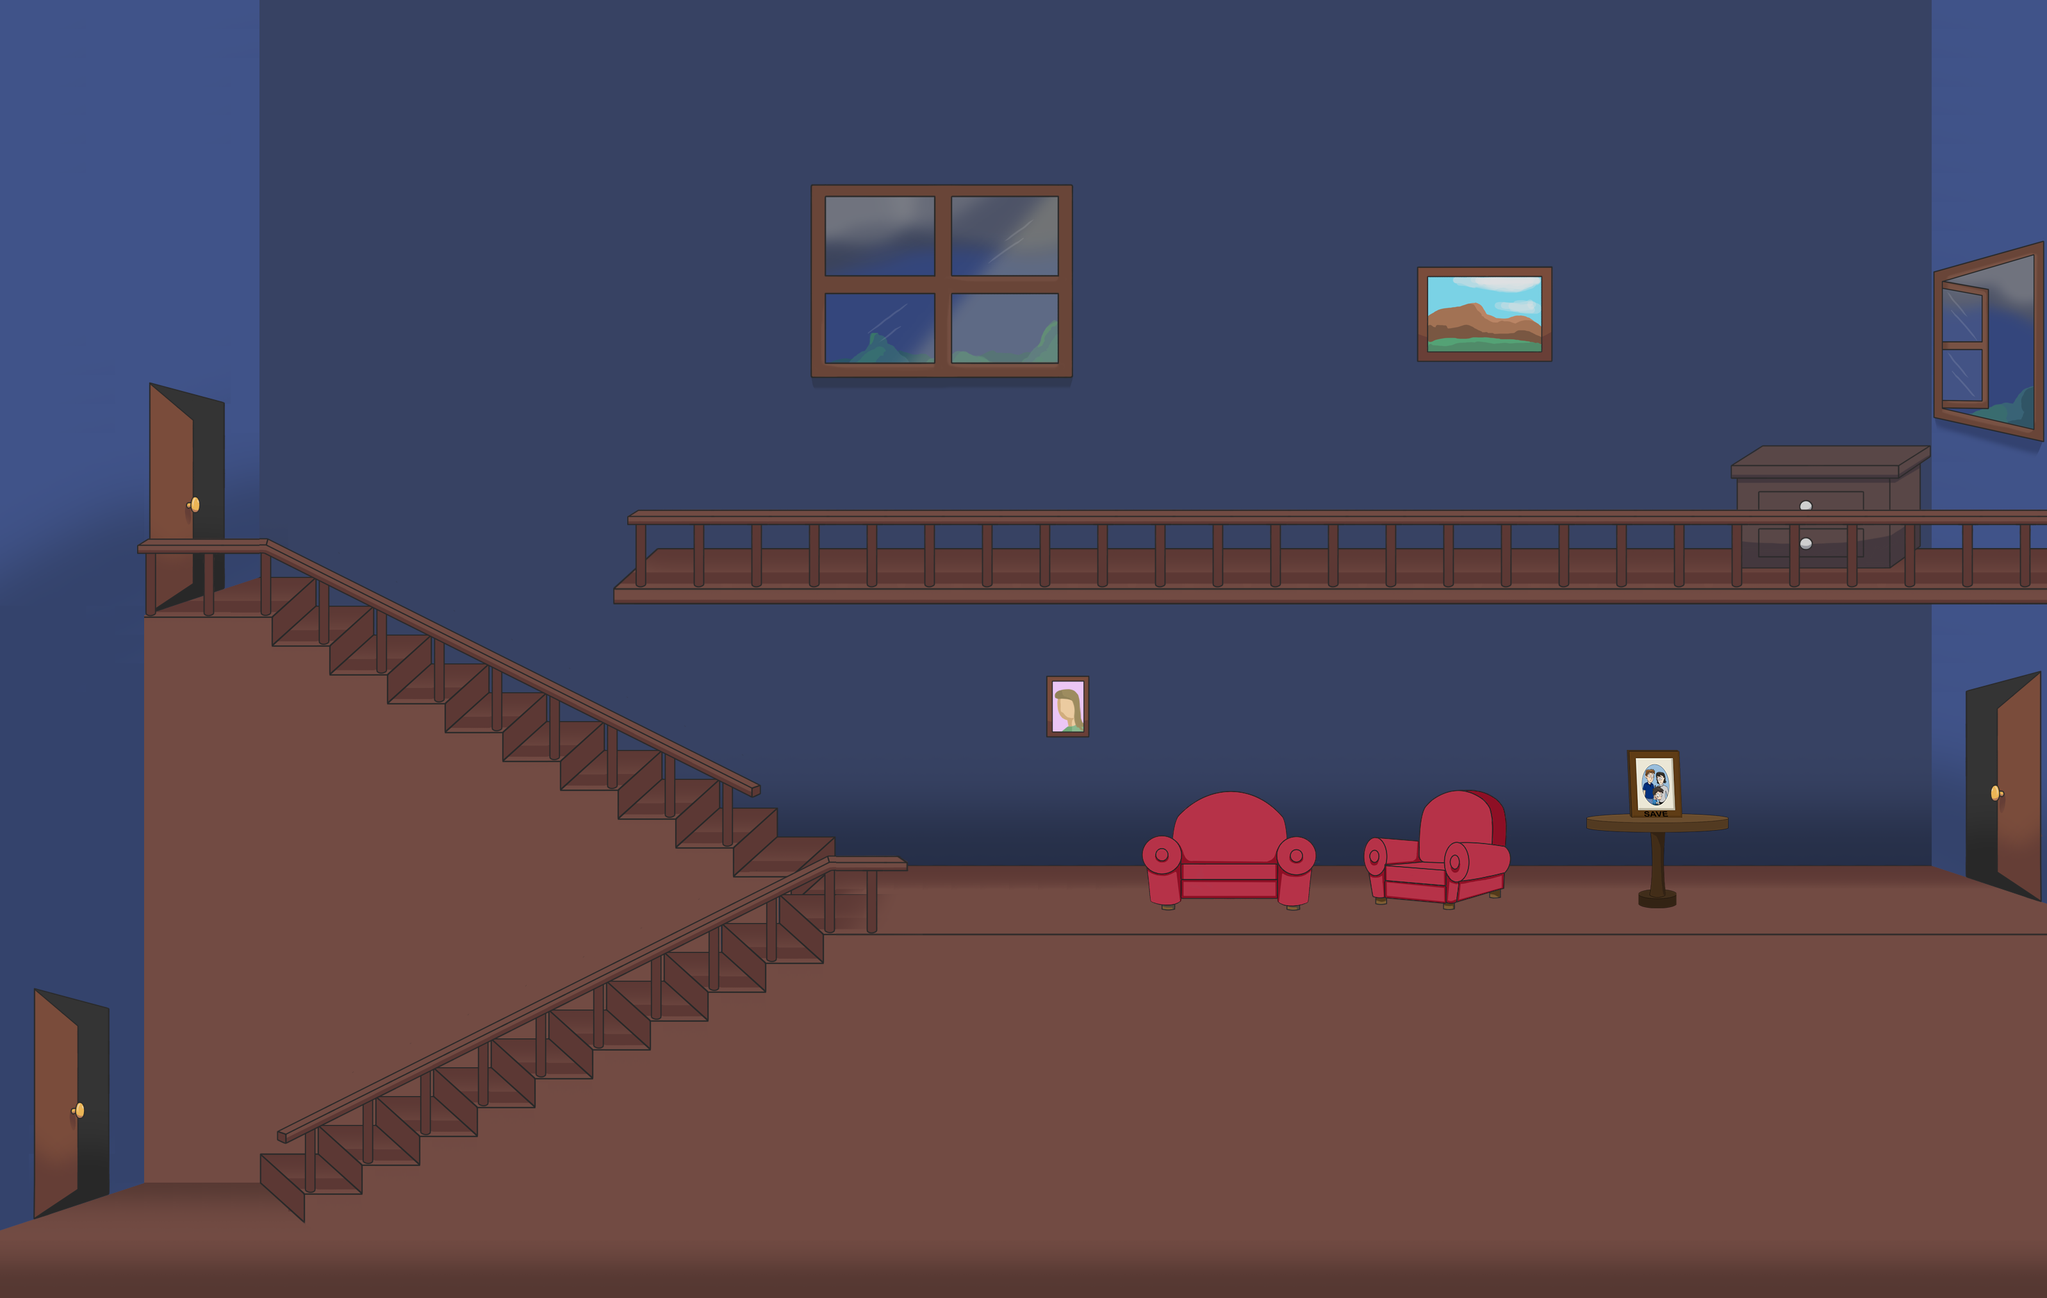

This game map was drawn from its Tiled (.tmx) file and the tilesets committed beside it. A one-line description and the trimmed map source follow:
An orthogonal 71x45 tile map with 45x45 px tiles, 22 tile layers (ZonaDaño, ZonaMuerte, Lampara, LanzaPapa, ...).

<map version="1.0" orientation="orthogonal" renderorder="right-down" width="71" height="45" tilewidth="45" tileheight="45" nextobjectid="1">
 <tileset firstgid="1" name="Fondo Sala" tilewidth="45" tileheight="45" tilecount="1647" columns="61">
  <image source="TileSala.png" width="2784" height="1215" />
 </tileset>
 <layer name="ZonaDaño" width="71" height="45">
  <data>[3195 cells, 0 non-empty, 0 distinct tile ids]</data>
 </layer>
 <layer name="ZonaMuerte" width="71" height="45">
  <data>[3195 cells, 0 non-empty, 0 distinct tile ids]</data>
 </layer>
 <layer name="Lampara" width="71" height="45">
  <data>[3195 cells, 0 non-empty, 0 distinct tile ids]</data>
 </layer>
 <layer name="LanzaPapa" width="71" height="45">
  <data>[3195 cells, 0 non-empty, 0 distinct tile ids]</data>
 </layer>
 <layer name="Capita" width="71" height="45">
  <data>[3195 cells, 0 non-empty, 0 distinct tile ids]</data>
 </layer>
 <layer name="Pogo" width="71" height="45">
  <data>[3195 cells, 0 non-empty, 0 distinct tile ids]</data>
 </layer>
 <layer name="VidaExtra" width="71" height="45">
  <data>[3195 cells, 0 non-empty, 0 distinct tile ids]</data>
 </layer>
 <layer name="PisoFondo" width="71" height="45">
  <data>[3195 cells, 3181 non-empty, 24 distinct tile ids]</data>
 </layer>
 <layer name="Plataformas" width="71" height="45">
  <data>[3195 cells, 153 non-empty, 18 distinct tile ids]</data>
 </layer>
 <layer name="Escalera" width="71" height="45">
  <data>[3195 cells, 104 non-empty, 7 distinct tile ids]</data>
 </layer>
 <layer name="DetallesFondo" width="71" height="45">
  <data>[3195 cells, 929 non-empty, 133 distinct tile ids]</data>
 </layer>
 <layer name="ParedPuerta" width="71" height="45">
  <data>[3195 cells, 426 non-empty, 70 distinct tile ids]</data>
 </layer>
 <layer name="DetallesFondo2" width="71" height="45">
  <data>[3195 cells, 285 non-empty, 118 distinct tile ids]</data>
 </layer>
 <layer name="Plataformas2" width="71" height="45">
  <data>[3195 cells, 73 non-empty, 8 distinct tile ids]</data>
 </layer>
 <layer name="Escalera1" width="71" height="45">
  <data>[3195 cells, 28 non-empty, 3 distinct tile ids]</data>
 </layer>
 <layer name="PlataformasNoCruzar" width="71" height="45">
  <data>[3195 cells, 84 non-empty, 10 distinct tile ids]</data>
 </layer>
 <layer name="Guardado" width="71" height="45">
  <data>[3195 cells, 30 non-empty, 30 distinct tile ids]</data>
 </layer>
 <layer name="Puerta4" width="71" height="45">
  <data>[3195 cells, 27 non-empty, 27 distinct tile ids]</data>
 </layer>
 <layer name="Puerta1" width="71" height="45">
  <data>[3195 cells, 27 non-empty, 27 distinct tile ids]</data>
 </layer>
 <layer name="Puerta3" width="71" height="45">
  <data>[3195 cells, 32 non-empty, 32 distinct tile ids]</data>
 </layer>
 <layer name="Puerta2" width="71" height="45">
  <data>[3195 cells, 27 non-empty, 27 distinct tile ids]</data>
 </layer>
 <layer name="CapaEncima" width="71" height="45">
  <data>[3195 cells, 389 non-empty, 63 distinct tile ids]</data>
 </layer>
</map>
